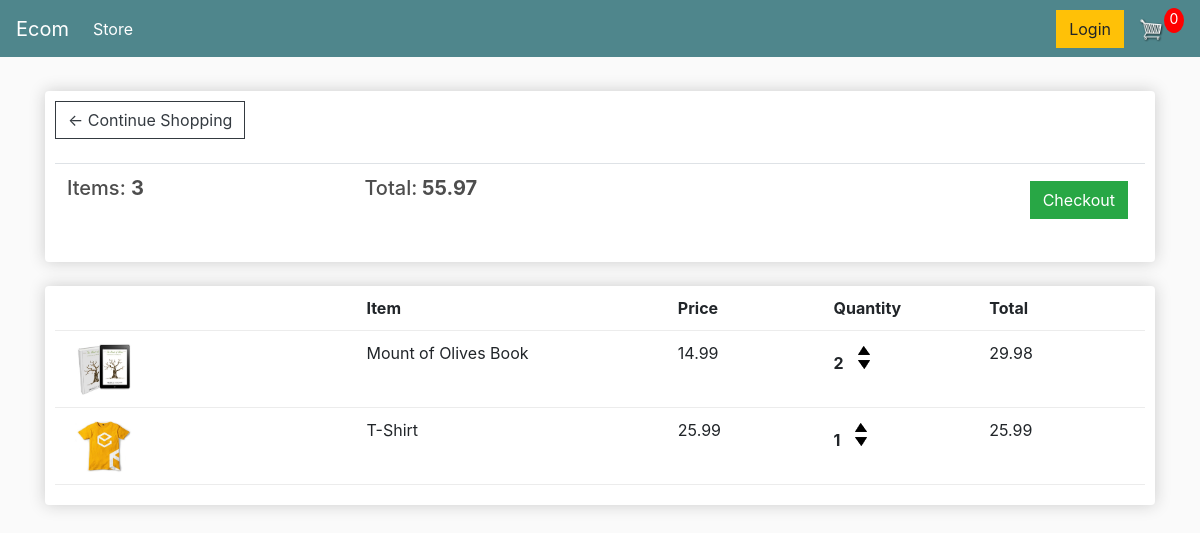
The app's page /cart/ (signed in) with its own data.
### store/models.py (models this page shows, shortened)
class Order(models.Model):
    customer = models.ForeignKey(Customer, on_delete=models.SET_NULL, null=True, blank=True)
    date_ordered = models.DateTimeField(auto_now_add=True)
    completed = models.BooleanField(default=False, null=True, blank=False)
    transaction_id = models.CharField(max_length=100, null=True)
    @property
    def get_cart_total(self):
        orderitems = self.orderitem_set.all()
        total = sum([item.get_total for item in orderitems])
        return total
    @property
    def get_cart_items(self):
        orderitems = self.orderitem_set.all()
        total = sum([item.quantity for item in orderitems])
        return total

class OrderItem(models.Model):
    product = models.ForeignKey(Product, on_delete=models.SET_NULL, null=True, blank=True)
    order = models.ForeignKey(Order, on_delete=models.SET_NULL, null=True, blank=True)
    quantity = models.IntegerField(default=0, null=True, blank=True)
    date_added = models.DateTimeField(auto_now_add=True)
    @property
    def get_total(self):
        total = (self.quantity * self.product.price)
        return total

class Product(models.Model):
    CATEGORY_CHOICES = (
        ("electronic-devices", "electronic-devices"),
        ("apparel", "apparel"),
        ("personal-appliance", "personal-appliance"),
        ("home", "home"),
        ("book-and-media", "book-and-media"),
        ("others", "others"),
    )
    name = models.CharField(max_length=150, null=True)
    price = models.FloatField()
    category = models.CharField(max_length=20, choices=CATEGORY_CHOICES, default='others')
    image = models.ImageField(null=True, blank=True, upload_to=MEDIA_ROOT)
    def __str__(self):
        return self.name
    @property
    def imageURL(self):
        if self.image and hasattr(self.image, 'url'):
            return self.image.url
        else:
            return ""

### store/views.py (the view)
# urls.py: path('cart/', views.cart, name="cart"),
def cart(request):
    if request.user.is_authenticated:
        customer = request.user.customer
        order, created = Order.objects.get_or_create(customer=customer, completed=False)
        items = order.orderitem_set.all()
    else:
        items = []
        order = {'get_cart_items': 0, 'get_cart_total': 0}
    context = {'items': items, 'order': order}
    return render(request, 'store/cart.html', context)

### store/templates/store/cart.html
{% extends 'store/main.html' %}
{% load static %}
{% block content %}
<div class="row">
    <div class="col-lg-12">
        <div class="box-element">
            <a class="btn btn-outline-dark" href="{% url 'store' %}">&#x2190; Continue Shopping</a>
            <br>
            <br>
            <table class="table">
                <tr>
                    <th><h5>Items: <strong>{{ order.get_cart_items }}</strong></h5></th>
                    <th><h5>Total:<strong> {{ order.get_cart_total }}</strong></h5></th>
                    <th>
                        <a style="float:right; margin:5px;" class="btn btn-success"
                           href="{% url 'checkout' %}">Checkout</a>
                    </th>
                </tr>
            </table>
        </div>
        <br>
        <div class="box-element">
            <div class="cart-row">
                <div style="flex:2"></div>
                <div style="flex:2"><strong>Item</strong></div>
                <div style="flex:1"><strong>Price</strong></div>
                <div style="flex:1"><strong>Quantity</strong></div>
                <div style="flex:1"><strong>Total</strong></div>
            </div>
            {% for item in items %}
            <div class="cart-row">
                <div style="flex:2"><img class="row-image" src="{{ item.product.imageURL }}"></div>
                <div style="flex:2"><p>{{ item.product }}</p></div>
                <div style="flex:1"><p>{{ item.product.price|floatformat:2 }}</p></div>
                <div style="flex:1">
                    <p class="quantity">{{ item.quantity }}</p>
                    <div class="quantity">
                        <img class="chg-quantity" src="{% static  'images/arrow-up.png' %}">
                        <img class="chg-quantity" src="{% static  'images/arrow-down.png' %}">
                    </div>
                </div>
                <div style="flex:1"><p>{{ item.get_total }}</p></div>
            </div>
            {% endfor %}
        </div>
    </div>
    {% endblock %}

### static/css/main.css (style rules this page uses)
body { background-color: hsl(0, 0%, 98%); }
h1,h2,h3,h4,h5,h6 { color:hsl(0, 0%, 30%); }
.box-element { box-shadow:hsl(0, 0%, 80%) 0 0 16px; background-color: #fff; border-radius: 4px; padding: 10px; }
.col-lg-4, .col-lg-6, .col-lg-8, .col-lg-12 { margin-top: 10px; }
.btn { border-radius: 0; }
.row-image { width: 100px; }
.cart-row { display: flex; align-items: flex-stretch; padding-bottom: 10px; margin-bottom: 10px; border-bottom: 1px solid #ececec; }
.quantity { display: inline-block; font-weight: 700; padding-right:10px; }
.chg-quantity { width: 12px; cursor: pointer; display: block; margin-top: 5px; transition:.1s; }

### records on screen
Order: get_cart_items "3", get_cart_total "55.97"
OrderItem: product.imageURL (picture), product "Mount of Olives Book", product.price "14.99", quantity "2", get_total "29.98"
OrderItem: product.imageURL (picture), product "T-Shirt", product.price "25.99", quantity "1", get_total "25.99"
